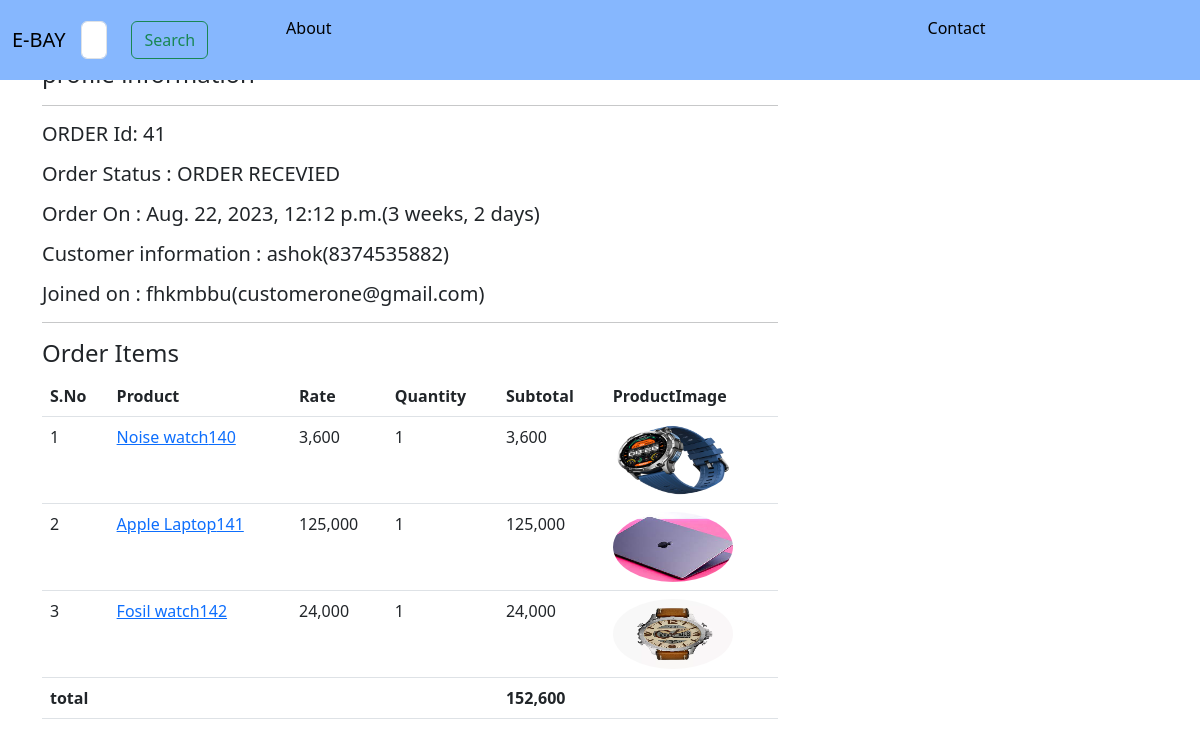
The page /profile/order-41 (signed in) on the database its author committed.
### ecomapp/models.py (models this page shows, shortened)
class Order(models.Model):
    cart = models.ForeignKey(Cart, on_delete=models.CASCADE)
    name = models.CharField(max_length=200)
    address = models.CharField(max_length=200)
    mobile = models.CharField(max_length=200)
    email = models.EmailField(null=True, blank=True)
    subtotal = models.PositiveIntegerField()
    discount = models.PositiveIntegerField()
    total = models.PositiveIntegerField()
    order_status = models.CharField(max_length=45, choices=ORDER_STATUS)
    created_at = models.DateTimeField(auto_now_add=True)
    paymentmethod=models.CharField(max_length=20, choices=METHOD, default="cash on delivery")
    completed_payment=models.BooleanField(default=False,null=True,blank=True)
    razorpay_order_id=models.CharField(max_length=100,null=True,blank=True)
    razorpay_payment_id=models.CharField(max_length=100,null=True,blank=True)
    razorpay_signature=models.CharField(max_length=100,null=True,blank=True)

class CartProduct(models.Model):
    cart = models.ForeignKey(Cart, on_delete=models.CASCADE)
    product = models.ForeignKey(Product, on_delete=models.CASCADE)
    sub_total = models.PositiveIntegerField()
    rate = models.PositiveIntegerField()
    quantity = models.PositiveIntegerField()

class Product(models.Model):
    title = models.CharField(max_length=170)
    slug = models.SlugField(unique=True)
    category = models.ForeignKey(Category, on_delete=models.CASCADE)
    market_price = models.PositiveIntegerField()
    selling_price = models.PositiveIntegerField()
    descripitation = models.TextField(max_length=300)
    warranty = models.CharField(max_length=70, null=True, blank=True)
    return_policy = models.CharField(max_length=70, null=True, blank=True)
    view_count = models.PositiveIntegerField(default=0)
    image = models.ImageField(upload_to='products')

### ecomapp/views.py (the view)
# urls.py: path('profile/order-<int:pk>', OrderdetailView.as_view(), name='idsdeatail'),
class OrderdetailView(DetailView):
    template_name = 'customerorderdetail.html'
    model = Order
    context_object_name = 'ord_obj'
    def dispatch(self, request, *args, **kwargs):
        if request.user.is_authenticated and Customer.objects.filter(user=request.user).exists():
            order_id = self.kwargs["pk"]
            order = Order.objects.get(id=order_id)
            if request.user.customer != order.cart.customer:
                return redirect("ecomapp:profile")
        else:
            return redirect('/login/?next=/profile/')
        return super().dispatch(request, *args, **kwargs)

### ecomapp/models.py (called while the page is built)
    def __str__(self):
        return self.fullname

### templates/customerorderdetail.html (shortened to what this page needs)
{% extends "base.html" %}
{% load humanize %}
{% block content %}
   <div class='container'style="margin-top:60px;">
    <div class='row'>
      <div class='col-md-8'>
        <h4>profile information<h4><hr>
            <p style="font-size:20px;"><span class='font-weight-bold'>ORDER Id</span>: {{ord_obj.id}}</p>
             <p style="font-size:20px;"><span>Order Status </span>: {{ord_obj.order_status}}</p>
             <p style="font-size:20px;"><span>Order On </span>: {{ord_obj.created_at}}({{ord_obj.created_at|timesince}})</p>
             <p style="font-size:20px;"><span>Customer information </span>: {{ord_obj.name}}({{ord_obj.mobile}})</p>
             <p style="font-size:20px;"><span>Joined on </span>: {{ord_obj.address}}({{ord_obj.email}})</p>
         <hr>
         <h4>Order Items</h4>
         <table class="table">
        <thead>
          <tr>
            <th>S.No</th>
            <th>Product</th>
            <th>Rate</th>
            <th>Quantity</th>
            <th>Subtotal</th>
            <th>ProductImage</th>
          </tr>
        </thead>
        <tbody>
          {% for cp in  ord_obj.cart.cartproduct_set.all %}
          <tr>
            <td>{{ forloop.counter }}</td>
            <td><a href="{% url 'ecomapp:productdetail' cp.product.slug %}">{{ cp.product.title }}{{cp.id}}</a></td>
            <td>{{ cp.rate|intcomma }}</td>
            <td>{{ cp.quantity}}</td>
            <td>{{ cp.sub_total|intcomma }}</td>
            <td>
              <img
                style="border-radius: 50%; text-align: center"
                src="{{cp.product.image.url}}"
                height="70px"
                width="120px"
              />
            </td>
          </tr>
          {% endfor %}
        </tbody>
        <th colspan="4">total</th>
            <th>{{ord_obj.total |intcomma}}</th>
            <th></th>
      </table>
       </div>
      </div>
     </div>
{% endblock  %}

### rows shown on the page
Order: id "41", order_status "ORDER RECEVIED", created_at "Aug. 22, 2023, 12:12 p.m.", created_at "3 weeks, 2 days", name "ashok", mobile "8374535882", address "fhkmbbu", email "customerone@gmail.com", total "152,600"
CartProduct: product "Noise watch", id "140", rate "3,600", quantity "1", sub_total "3,600", product.image (picture)
CartProduct: product "Apple Laptop", id "141", rate "125,000", quantity "1", sub_total "125,000", product.image (picture)
CartProduct: product "Fosil watch", id "142", rate "24,000", quantity "1", sub_total "24,000", product.image (picture)
